Frame 1 (no input): blank canvas, image omitted
Frame 60 (the mouse pressed at the canvas centre just before this capture): blank canvas, image omitted
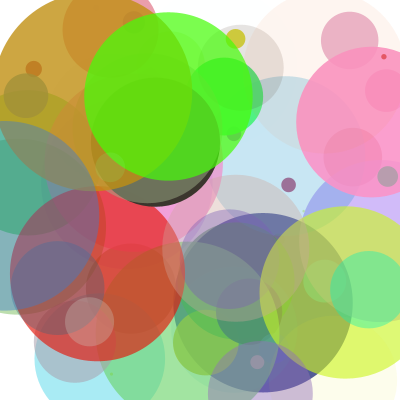
Frame 120 (the mouse held since frame 60 and released just before this capture)

The Processing sketch whose frames 1 and 60 were blank and that drew this single picture after the mouse press (run headless with seeded random() and noise(); from frame 60 on, the mouse is pressed at the canvas centre):

// Processing sketch: processing_50651
// ── processing_50651.pde

//Homework #4 :: 51-257 Sec A :: Michael Loffredo :: mlloffre
//copyright michael loffredo 2012

//////DIRECTIONS///////

// Mixing colors!
// Press "r" to make red. If you pressed "r" then press "b" to make purple 
// Press the space bar to clear the canvas 
// Press "r" to make red. If you pressed "r" then press "y" to make orange 
// Press the space bar to clear the canvas 
// Press "Y" to make yellow. If you pressed "Y" then press "B" to make green 
// Press the space bar to clear the canvas
// Click and hold the mouse button to create a rainbow of randomly located and colored circles 


float dia;
float x;
float y; 

float r;
float g;
float b;
float a; 

float diam;
float w;
float z;


void setup ()
{
  size (400, 400);
  background (255);
  smooth ();
  frameRate (30);
  dia = 200;
  x = 120; 
  y = 200;
}






void draw ()
{
 // Rainbow
   if (mousePressed) { 
     r = random (255);
     g = random (255);
     b = random (255);
     a = random (255);
     diam = random (200);
     z = random (width);
     w = random (height);
     noStroke (); 
     fill (r, g, b, a);
     ellipse (z, w, diam, diam);
} 
}

//Red
void keyPressed ()
{
  if (key  == 'r')
  {
    fill (277, 2, 2, 200);
    noStroke ();
    ellipse (width/2, height/2, dia, dia);
    
    }
    
//Blue
    if (key == 'b')
  {
    fill (255);
    ellipse (width/2, height/2, dia, dia);
    fill (106, 5, 157, 200);
    noStroke ();
    ellipse (width/2, height/2, dia, dia);
     
    }

//Clear Canvas 
    if (key == ' ')
  {
   background (255);
    
    }
    
    //Yellow
     if (key == 'y')
   {
     fill (255);
    ellipse (width/2, height/2, dia, dia);
    fill (247, 166, 12, 200);
    noStroke ();
    ellipse (width/2, height/2, dia, dia);
    
    }
    
//Second Yellow 
  if (key  == 'Y')
  {
    fill (247, 247, 12, 200);
    noStroke ();
    ellipse (width/2, height/2, dia, dia);
    } 
    
//Second Blue 
if (key == 'B')
  {
    fill (255);
    ellipse (width/2, height/2, dia, dia);
    fill (32, 162, 13, 200);
    noStroke ();
    ellipse (width/2, height/2, dia, dia);
    
   } 
   
   

    
} 
